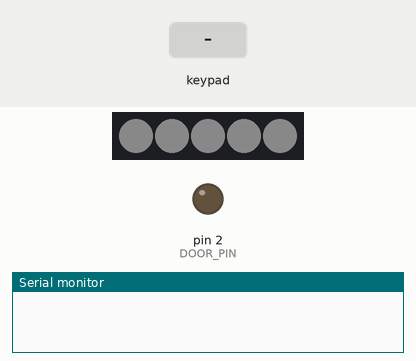
Recording of a sketch running on a simulated Arduino Uno, built with avr-gcc and run on an emulated ATmega328P. Parts: 5 RGB LEDs in strip order, left to right, output pins drawn as LEDs (lit = HIGH), the last lines printed to the serial monitor. The inputs (shaded band) are chosen by the test bench. Dim RGB values are drawn brighter than linear.

Above: at 2.2 s.
2.3 s: keypad keys 4 5 6 7 A pressed 0.4 s apart
At 4.4 s:
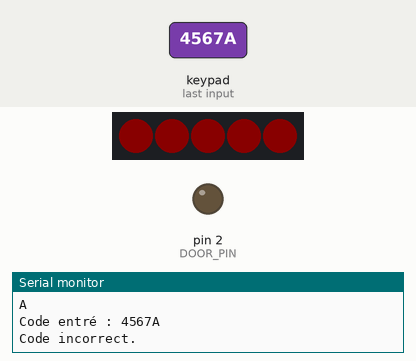
5.8 s: key '1' pressed
At 6.7 s:
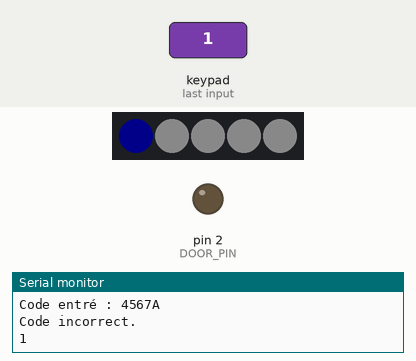
8.8 s: key '2' pressed
At 9.2 s:
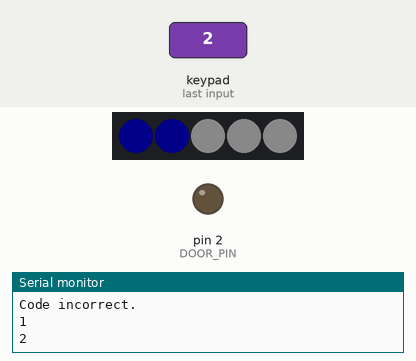
11.8 s: key '3' pressed
At 12.7 s:
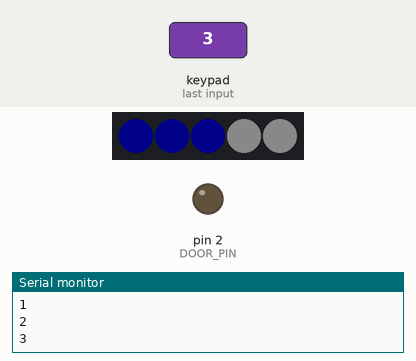
14.8 s: keypad keys 4 5 6 7 D pressed 0.4 s apart
At 15.25 s:
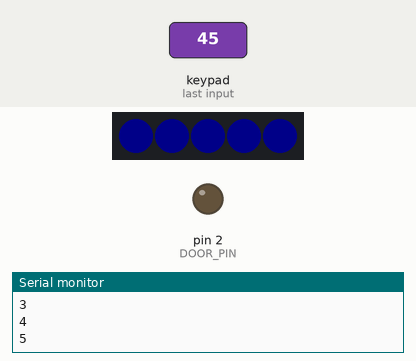
Timing chart, 0 to 24.2 s (numbered marks = the images above; inputs shaded):
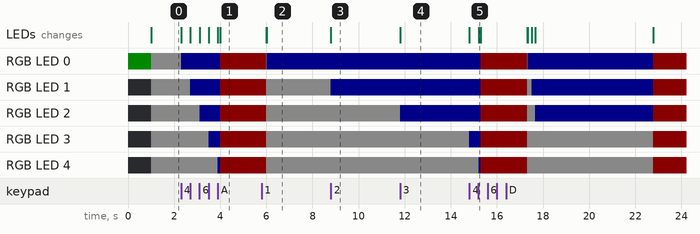

Measured:
- after the input at 2.3 s, RGB LED 0: RGB(10, 10, 10) → RGB(0, 0, 10) at once, → RGB(10, 0, 0) 1.7 s later; RGB LED 1: RGB(10, 10, 10) → RGB(0, 0, 10) after 0.40 s, → RGB(10, 0, 0) 1.3 s later
- after the input at 5.8 s, the LEDs: first differ from a run without the input after 0.22 s (image 2)
- after the input at 8.8 s, the LEDs: change at once (image 3)
- after the input at 11.8 s, the LEDs: change at once (image 4)

The sketch:

code_proto.ino
```cpp
/* ### Parameters for the keyboard ### */

#include <Keypad.h>

#define ROWS    4 /* four rows */
#define COLS    4 /* four columns */

/* define the symbols on the buttons of the keypads */
char hexaKeys[ROWS][COLS] = {
  {'1','2','3','A'},
  {'4','5','6','B'},
  {'7','8','9','C'},
  {'0','F','E','D'}
};

byte rowPins[ROWS] = {4,  5,  6,  7}; /* connect to the row pinouts of the keypad */
byte colPins[COLS] = {8,  9, 10, 11}; /* connect to the column pinouts of the keypad */

/* initialize an instance of class NewKeypad */
Keypad keypad = Keypad( makeKeymap(hexaKeys), rowPins, colPins, ROWS, COLS);


/* ### Parameters for the LED strip ### */

#include <Adafruit_NeoPixel.h>

#define LED_PIN   3
#define LED_NUM   5

Adafruit_NeoPixel led(LED_NUM, LED_PIN, NEO_GRB + NEO_KHZ800);

int i = 0;


/* ### Parameters for the garage door actuator ### */

#define DOOR_PIN  2


/* ### main ### */

// ----------- CODE UTILISATEUR ------------
const int codeLength = 5;
char enteredCode[codeLength + 1]; // +1 pour le '\0'
byte codeIndex = 0;
unsigned long lastKeyPressTime = 0;
const unsigned long inputTimeout = 5000; // 5 secondes
char storedCode[codeLength + 1] = {'A','2','6','0','8','\0'};

void setup(){
  pinMode(DOOR_PIN, OUTPUT);

  Serial.begin(9600);
  led.begin();
  led.clear();

  led.setPixelColor(0, led.Color(0, 10, 0));
  led.show();
  delay(1000);
  for (int i = 0; i < 5; i++) {
    led.setPixelColor(i, led.Color(10, 10, 10));
  }
  led.show();
  delay(1);
}

void loop(){
  char key = keypad.getKey();

  if (key){
    Serial.println(key);

    if (codeIndex < codeLength) {
      led.setPixelColor(codeIndex, led.Color(0, 0, 10));
      led.show();
      delay(100);
      enteredCode[codeIndex++] = key;
      lastKeyPressTime = millis();
    }
  }

  // Vérifie si délai dépassé après dernière touche
  if (codeIndex > 0 && millis() - lastKeyPressTime > inputTimeout || codeIndex == codeLength) {
    enteredCode[codeIndex] = '\0';
    Serial.print("Code entré : ");
    Serial.println(enteredCode);

    /* char storedCode[codeLength + 1];
    for (int i = 0; i < codeLength; i++) {
      storedCode[i] = EEPROM.read(i);
    }
    storedCode[codeLength] = '\0'; */

    if (strcmp(enteredCode, storedCode) == 0) {
      Serial.println("Code correct !");

      digitalWrite(DOOR_PIN, 1);

      for (int i = 0; i < 5; i++) {
        led.setPixelColor(i, led.Color(0, 10, 0));
      }
      led.show();
      delay(1);

      delay(500);
      digitalWrite(DOOR_PIN, 0);

      delay(1500);
      for (int i = 0; i < 5; i++) {
        led.setPixelColor(i, led.Color(10, 10, 10));
      }
      led.show();
      delay(1);

    } else {
      Serial.println("Code incorrect.");

      for (int i = 0; i < 5; i++) {
        led.setPixelColor(i, led.Color(10, 0, 0));
      }
      led.show();
      delay(2000);
      for (int i = 0; i < 5; i++) {
        led.setPixelColor(i, led.Color(10, 10, 10));
      }
      led.show();
      delay(1);
    }

    codeIndex = 0;
  }

}
```
